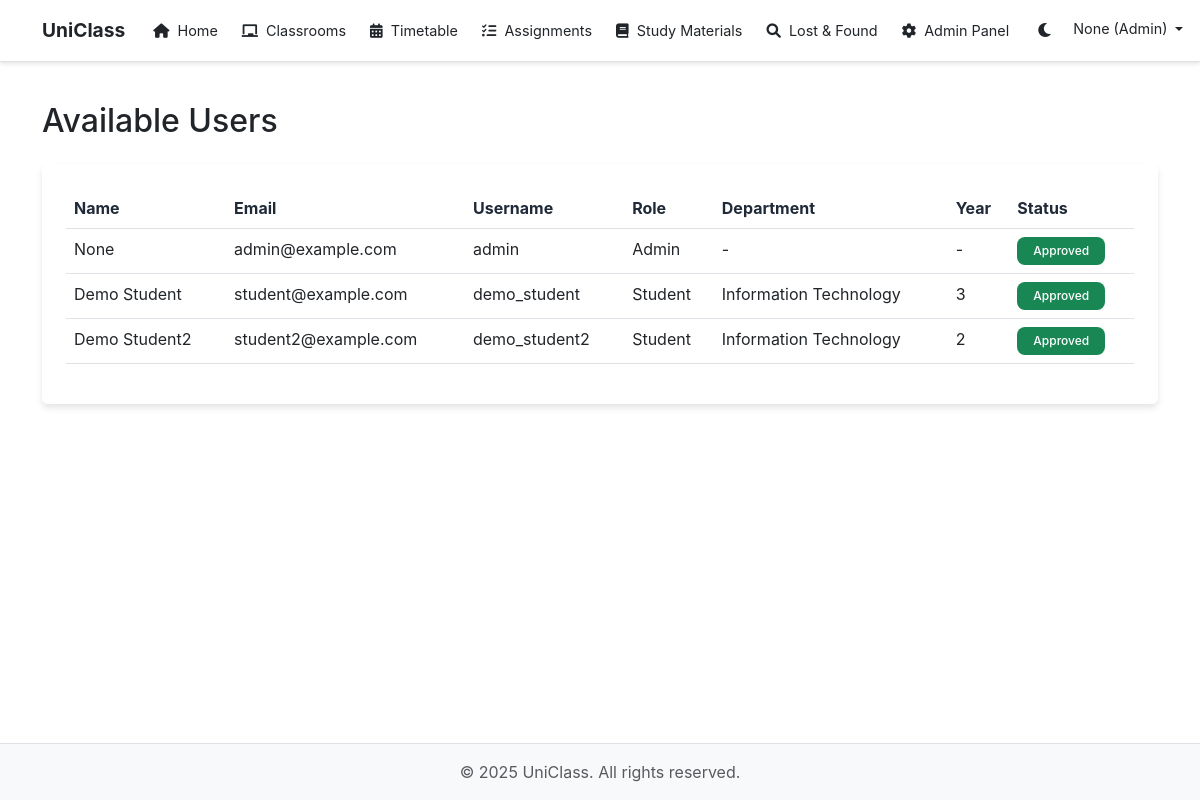
The app's page /auth/users (signed in) with its own data.
### models.py (models this page shows, shortened)
class User(UserMixin, db.Model):
    id = db.Column(db.Integer, primary_key=True)
    username = db.Column(db.String(64), unique=True, nullable=False)
    name = db.Column(db.String(100), nullable=True)  # Made nullable initially
    email = db.Column(db.String(120), unique=True, nullable=False)
    mobile = db.Column(db.String(10), unique=True, nullable=True)
    password_hash = db.Column(db.String(128))
    is_admin = db.Column(db.Boolean, default=False)
    is_approved = db.Column(db.Boolean, default=False)
    role = db.Column(db.String(20), default='student')  # student, teacher, admin
    department = db.Column(db.String(100), nullable=True)  # Added department field
    year = db.Column(db.String(10), nullable=True)  # Added year field
    created_at = db.Column(db.DateTime, default=datetime.utcnow)
    is_active = db.Column(db.Boolean, default=True)  # Added is_active field
    email_notifications = db.Column(db.Boolean, default=True)
    push_notifications = db.Column(db.Boolean, default=True)
    sms_notifications = db.Column(db.Boolean, default=False)
    notification_area = db.Column(db.String(100))
    roles = db.relationship('AdminRole', secondary='user_roles', back_populates='users')
    lost_items = db.relationship('LostItem', backref='owner', lazy='dynamic', foreign_keys='LostItem.user_id')
    found_items = db.relationship('FoundItem', backref='finder', lazy='dynamic', foreign_keys='FoundItem.user_id')
    lost_found_sent_messages = db.relationship('LostFoundChat', backref='sender', foreign_keys='LostFoundChat.sender_id', lazy='dynamic')
    lost_found_received_messages = db.relationship('LostFoundChat', backref='receiver', foreign_keys='LostFoundChat.receiver_id', lazy='dynamic')
    found_by_items = db.relationship('LostItem', backref='found_by_user', lazy='dynamic', foreign_keys='LostItem.found_by')
    given_feedback = db.relationship('Feedback', backref='reviewer', foreign_keys='Feedback.reviewer_id', lazy='dynamic')
    received_feedback = db.relationship('Feedback', backref='reviewee', foreign_keys='Feedback.reviewee_id', lazy='dynamic')

### routes/auth.py (the view)
@auth_bp.route('/users')
@login_required
def view_users():
    if not current_user.is_admin:
        flash('Access denied. Admin privileges required.', 'danger')
        return redirect(url_for('main.index'))
    users = User.query.all()
    return render_template('auth/users.html', users=users)

### models.py (called while the page is built)
@login_manager.user_loader
def load_user(id):
    return User.query.get(int(id))

### templates/auth/users.html (shortened to what this page needs)
{% extends "base.html" %}
{% block content %}
<div class="container py-4">
    <h2 class="mb-4">Available Users</h2>
    <div class="card">
        <div class="card-body">
            <div class="table-responsive">
                <table class="table table-hover">
                    <thead>
                        <tr>
                            <th>Name</th>
                            <th>Email</th>
                            <th>Username</th>
                            <th>Role</th>
                            <th>Department</th>
                            <th>Year</th>
                            <th>Status</th>
                        </tr>
                    </thead>
                    <tbody>
                        {% for user in users %}
                        <tr>
                            <td>{{ user.name }}</td>
                            <td>{{ user.email }}</td>
                            <td>{{ user.username }}</td>
                            <td>{{ user.role.title() }}</td>
                            <td>{{ user.department or '-' }}</td>
                            <td>{{ user.year or '-' }}</td>
                            <td>
                                {% if user.is_approved %}
                                    <span class="badge bg-success">Approved</span>
                                {% else %}
                                    <span class="badge bg-warning">Pending</span>
                                {% endif %}
                            </td>
                        </tr>
                        {% endfor %}
                    </tbody>
                </table>
            </div>
        </div>
    </div>
</div>
{% endblock %}

### templates/base.html (shortened to what this page needs)
<!DOCTYPE html>
<html lang="en">
<head>
    <link href="https://cdn.jsdelivr.net/npm/bootstrap@5.3.0/dist/css/bootstrap.min.css" rel="stylesheet">
    <link href="https://cdnjs.cloudflare.com/ajax/libs/font-awesome/6.0.0/css/all.min.css" rel="stylesheet">
    <link rel="stylesheet" href="{{ url_for('static', filename='css/style.css') }}">
</head>
<body>
    <nav class="navbar navbar-expand-lg navbar-dark bg-primary">
        <div class="container">
            <a class="navbar-brand" href="{{ url_for('main.index') }}">UniClass</a>
            <div class="collapse navbar-collapse" id="navbarNav">
                <ul class="navbar-nav me-auto mb-2 mb-lg-0">
                    <li class="nav-item">
                        <a class="nav-link" href="{{ url_for('main.index') }}">
                            <i class="fas fa-home me-1"></i> Home
                        </a>
                    </li>
                    <li class="nav-item">
                        <a class="nav-link" href="{{ url_for('classroom.index') }}">
                            <i class="fas fa-chalkboard me-1"></i> Classrooms
                        </a>
                    </li>
                    <li class="nav-item">
                        <a class="nav-link" href="{{ url_for('timetable.index') }}">
                            <i class="fas fa-calendar-alt me-1"></i> Timetable
                        </a>
                    </li>
                    <li class="nav-item">
                        <a class="nav-link" href="{{ url_for('assignments.index') }}">
                            <i class="fas fa-tasks me-1"></i> Assignments
                        </a>
                    </li>
                    <li class="nav-item">
                        <a class="nav-link" href="{{ url_for('materials.index') }}">
                            <i class="fas fa-book me-1"></i> Study Materials
                        </a>
                    </li>
                    <li class="nav-item">
                        <a class="nav-link" href="{{ url_for('lost_found.index') }}">
                            <i class="fas fa-search me-1"></i> Lost & Found
                        </a>
                    </li>
                    {% if current_user.is_authenticated %}
                        {% if current_user.role == 'student' %}
                        <li class="nav-item">
                            <a class="nav-link" href="{{ url_for('student.index') }}">
                                <i class="fas fa-user-graduate me-1"></i> Student Panel
                            </a>
                        </li>
                        {% elif current_user.role == 'admin' %}
                        <li class="nav-item">
                            <a class="nav-link" href="{{ url_for('admin.index') }}">
                                <i class="fas fa-cog me-1"></i> Admin Panel
                            </a>
                        </li>
                        {% elif current_user.role == 'teacher' %}
                        <li class="nav-item">
                            <a class="nav-link" href="{{ url_for('teacher.index') }}">
                                <i class="fas fa-chalkboard-teacher me-1"></i> Teacher Panel
                            </a>
                        </li>
                        {% endif %}
                    {% endif %}
                </ul>
                <ul class="navbar-nav">
                    <li class="nav-item">
                        <button class="theme-toggle" id="themeToggle">
                            <i class="fas fa-moon"></i>
                        </button>
                    </li>
                    {% if current_user.is_authenticated %}
                    <li class="nav-item dropdown">
                        <a class="nav-link dropdown-toggle" href="#" id="navbarDropdown" role="button" data-bs-toggle="dropdown">
                            {{ current_user.name }} ({{ current_user.role.title() if current_user.role else 'User' }})
                        </a>
                    </li>
                    {% endif %}
                </ul>
            </div>
        </div>
    </nav>
    <main>
        {% block content %}{% endblock %}
    </main>
    <footer class="footer mt-5 py-3">
        <div class="container text-center">
            <span class="text-muted">&copy; <span id="currentYear"></span> UniClass. All rights reserved.</span>
        </div>
    </footer>
</body>
</html>

### static/css/style.css (style rules this page uses)
:root { --primary-color: #4f46e5; --secondary-color: #818cf8; --text-color: #333333; --bg-color: #ffffff; --nav-bg: rgba(255, 255, 255, 0.8); --card-bg: #ffffff; --border-color: #dee2e6; --input-bg: #ffffff; --input-border: #d1d5db; --input-text: #1f2937; --btn-text: #ffffff; --heading-color: #1f2937; --card-text: #4b5563; --hover-bg: #f8f9fa; --dropdown-bg: #ffffff; --dropdown-hover: #f8f9fa; --footer-bg: #f8f9fa; --footer-text: #333333; --link-color: #007bff; --link-hover: #0056b3; --shadow-color: rgba(0, 0, 0, 0.1); --alert-success-bg: #d1e7dd; --alert-success-text: #0f5132; --alert-danger-bg: #f8d7da; --alert-danger-text: #842029; --alert-info-bg: #cff4fc; --alert-info-text: #055160; --alert-warning-bg: #fff3cd; --alert-warning-text: #664d03; }
body { font-family: -apple-system, BlinkMacSystemFont, 'Segoe UI', Roboto, 'Helvetica Neue', Arial, sans-serif; background-color: var(--bg-color); color: var(--text-color); transition: all 0.3s ease; min-height: 100vh; display: flex; flex-direction: column; opacity: 1 !important; }
main { flex: 1; }
.navbar { backdrop-filter: blur(8px); background: var(--nav-bg) !important; border-bottom: 1px solid var(--border-color); transition: all 0.3s ease; box-shadow: 0 2px 4px rgba(0,0,0,.1); }
.navbar-brand { font-size: 1.5rem; font-weight: bold; color: var(--text-color) !important; }
.nav-link { color: var(--text-color) !important; transition: all 0.3s ease; }
.card, .feature-card, .testimonial-card { background-color: var(--card-bg); border: 1px solid var(--border-color); color: var(--text-color); box-shadow: 0 4px 6px var(--shadow-color); transition: all 0.3s ease; border: none; transition: transform 0.2s ease-in-out; }
.card-body { padding: 1.5rem; }
.table { color: var(--text-color); }
.table thead th { background-color: var(--card-bg); color: var(--heading-color); border-color: var(--border-color); }
.table td { border-color: var(--border-color); }
.table th { background-color: #f8f9fc; border-top: none; }
footer { background-color: var(--footer-bg) !important; color: var(--footer-text); border-top: 1px solid var(--border-color); transition: all 0.3s ease; margin-top: auto; padding: 1rem 0; }
.badge { padding: 0.5rem 1rem; border-radius: 0.5rem; font-weight: 500; }

### templates/base.html (style rules this page uses)
:root { --primary-color: #0d6efd; --bg-color: #ffffff; --text-color: #212529; --card-bg: #ffffff; --border-color: #dee2e6; }
body { background-color: var(--bg-color); color: var(--text-color); }
.navbar { background-color: var(--card-bg) !important; border-bottom: 1px solid var(--border-color); padding: 0.5rem 1rem; }
.navbar-brand { font-size: 1.2rem; padding: 0.5rem 0; }
.nav-link { padding: 0.5rem 0.75rem !important; font-size: 0.9rem; white-space: nowrap; }
.nav-link i { font-size: 0.9rem; margin-right: 0.25rem; }
.theme-toggle { background: none; border: none; color: var(--text-color); cursor: pointer; padding: 0.5rem; margin-left: 0.5rem; }

### records on screen
User: name "None", role "Admin", email "admin@example.com", username "admin", department "-", year "-", is_approved "Approved"
User: name "Demo Student", email "student@example.com", username "demo_student", role "Student", department "Information Technology", year "3", is_approved "Approved"
User: name "Demo Student2", email "student2@example.com", username "demo_student2", role "Student", department "Information Technology", year "2", is_approved "Approved"
